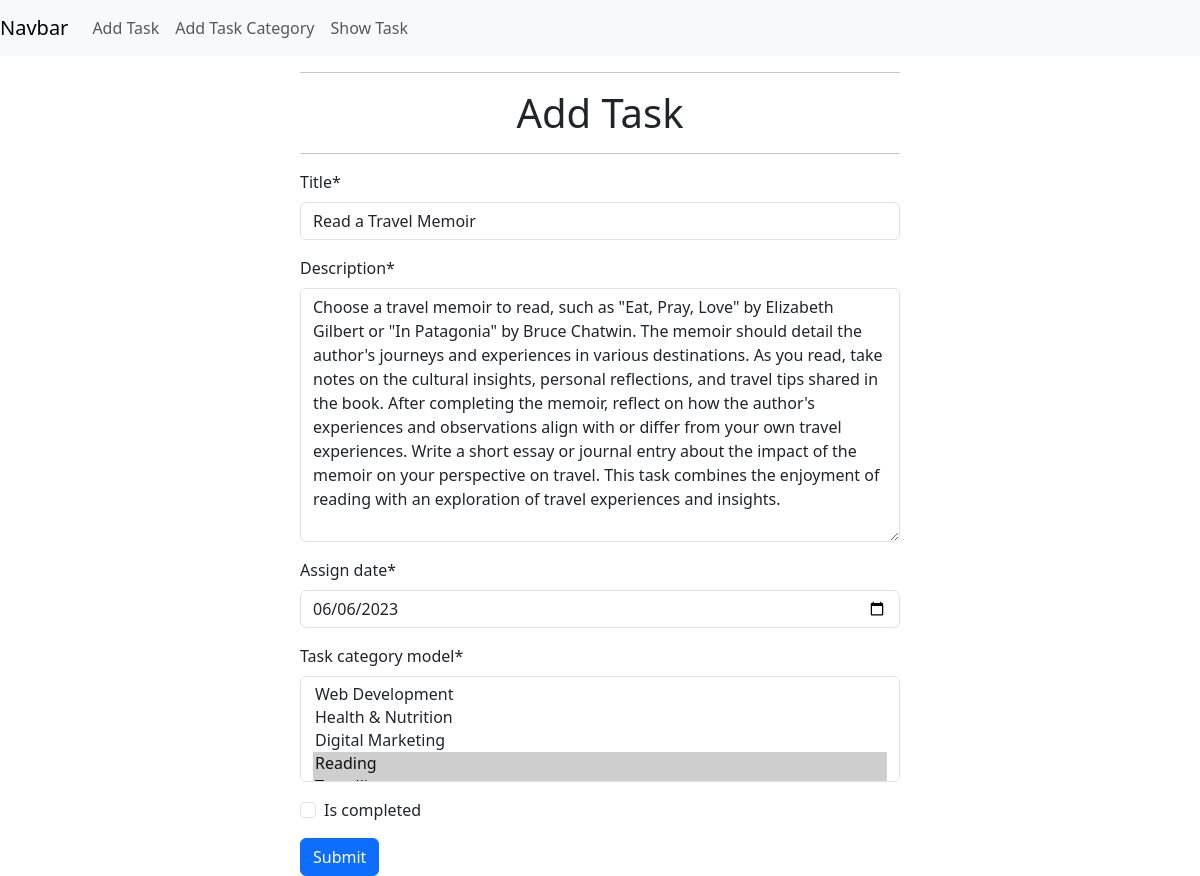
Page /task_model/edit_task/9 on the committed database.
### task_model/models.py (models this page shows, shortened)
class TaskModel(models.Model):
    title = models.CharField(max_length=50)
    Description = models.TextField()
    assign_date = models.DateField()
    task_category_model = models.ManyToManyField(TaskCategoryModel)
    is_completed = models.BooleanField()

### task_model/views.py (the view)
# urls.py: path('edit_task/<int:id>',views.edit_task , name = 'edit_task'),
def edit_task(request, id):
    task = models.TaskModel.objects.get(pk=id)
    task_model_form = forms.TaskModelForm(instance=task)
    if request.method == "POST":
        task_model_form = forms.TaskModelForm(request.POST, instance=task)
        if task_model_form.is_valid():
            task_model_form.save()
            return redirect('home')
    return render(request, './task_model/add_task.html', {'form': task_model_form})

### task_model/forms.py
class TaskModelForm(forms.ModelForm):
    assign_date = forms.DateField(
        widget=forms.DateInput(attrs={'type': 'date'})
    )
    class Meta:
        model = TaskModel
        fields = "__all__"

### task_category_model/models.py (called while the page is built)
    def __str__(self) -> str:
        return f'{self.category_name}'

### task_model/templates/task_model/add_task.html (shortened to what this page needs)
{% extends "base.html" %}
{% load crispy_forms_tags %}
{% block content %}
<form action="" method="post" style="width: 50%; margin:auto; height:50%;">
    <hr>
    <h1 style="text-align: center;">Add Task</h1>
    <hr>
    {{ form | crispy }}
    <input class="btn btn-primary" type="submit" value="Submit">
</form>
{% endblock content %}

### rows in the picture
TaskModel: title "Read a Travel Memoir", Description "Choose a travel memoir to read, such as \"Eat, Pray, Love\" by Elizabeth Gilbert or \"In Patagonia\" by Bruce Chatwin. The memoir should detail the author's journeys and experiences in various destinations. As you read, take notes on the cultural insights, personal reflections, and travel tips shared in the book. After completing the memoir, reflect on how the author's experiences and observations align with or differ from your own travel experiences. Write a short essay or journal entry about the impact of the memoir on your perspective on travel. This task combines the enjoyment of reading with an exploration of travel experiences and insights.", assign_date "06/06/2023"
